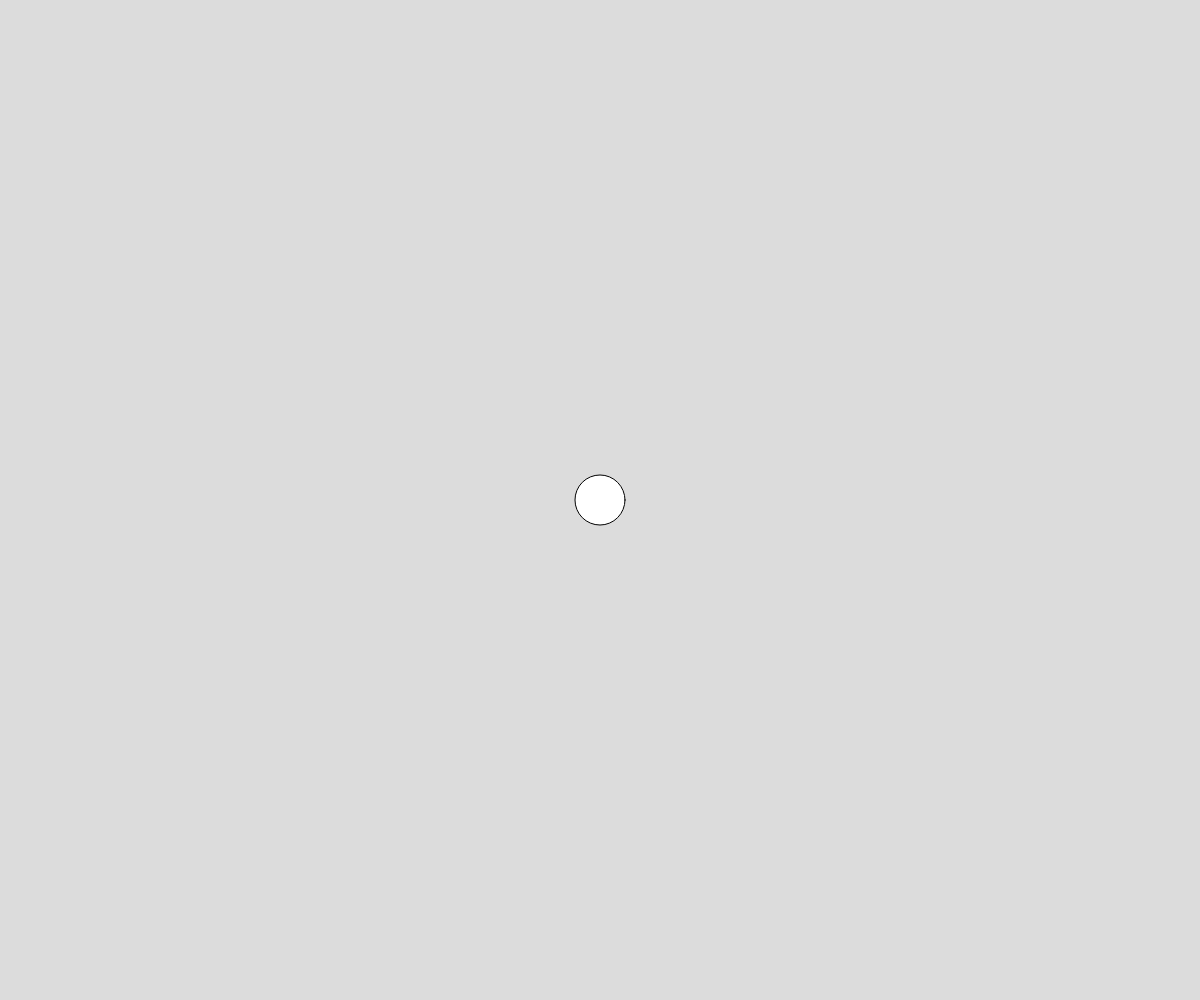
Frame 1 (no input)
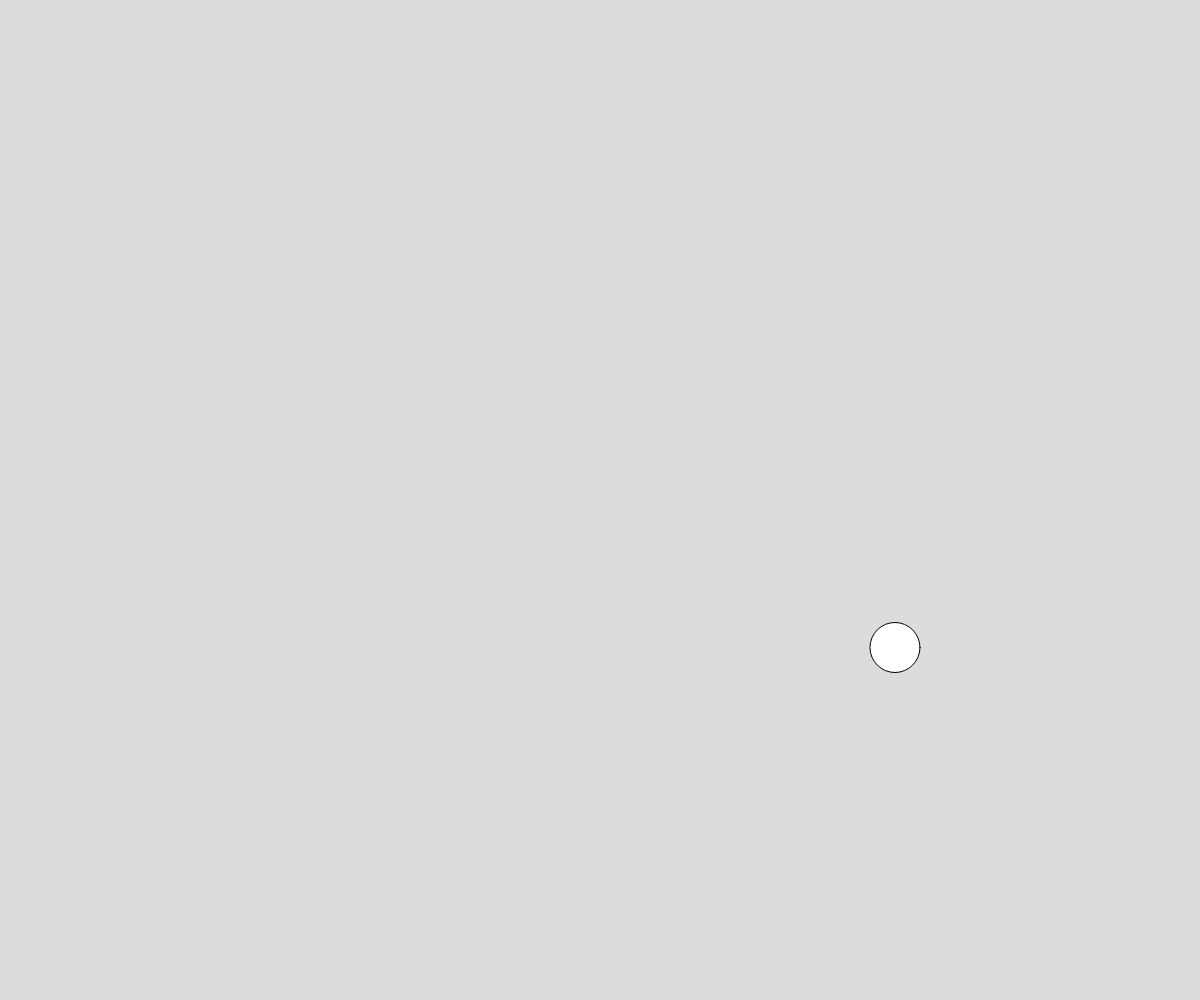
Frame 60 (no input)
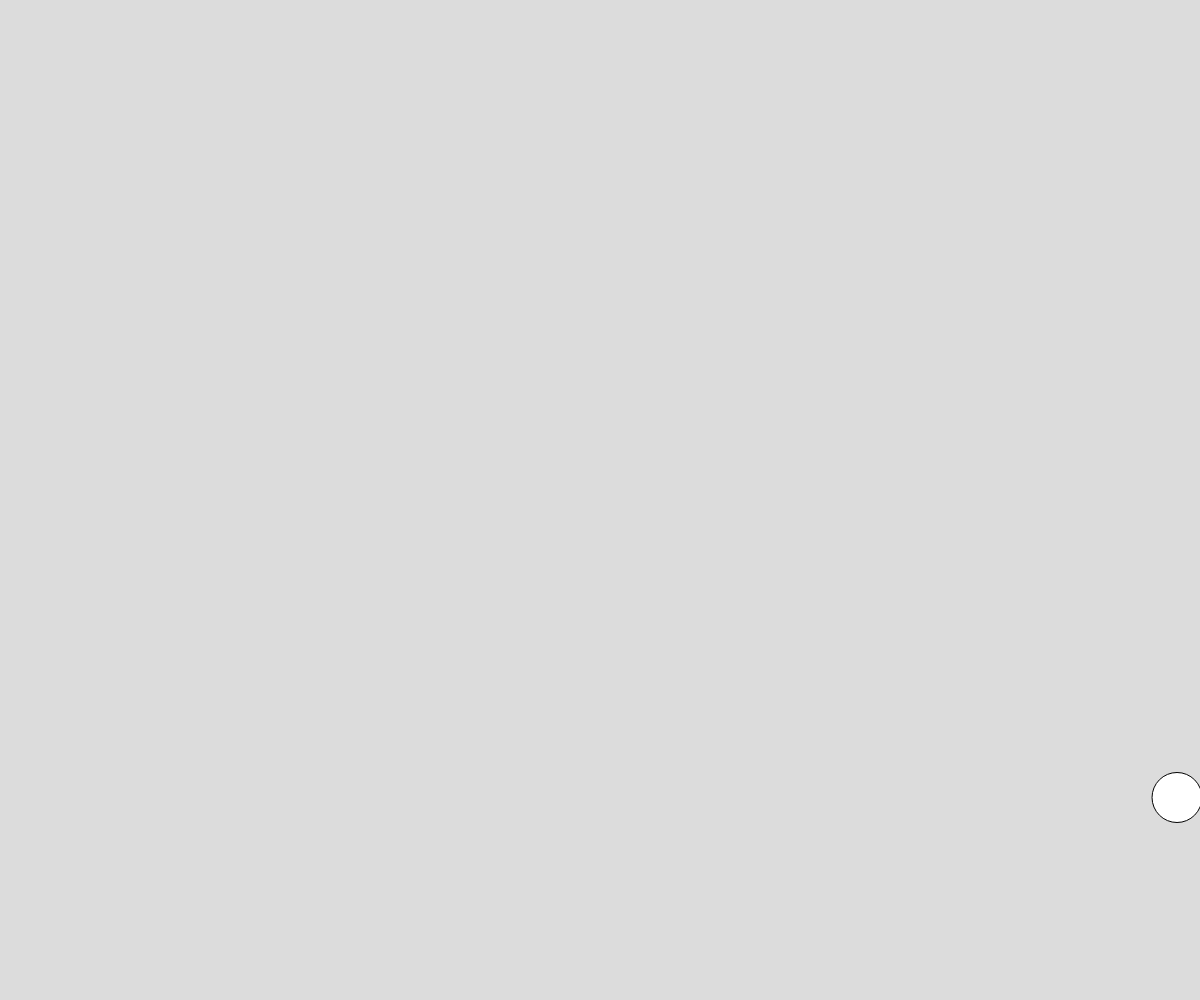
Frame 120 (the mouse pressed at the canvas centre since frame 60)

The p5.js sketch that drew these frames (run headless with seeded random() and noise() and a simulated clock; from frame 60 on, the mouse is pressed at the canvas centre):

// p5.js sketch
// ── sketch.js
let x; 
let y; 
let xspeed; 
let yspeed; 
let ellipseW;
let ellipseH;
let w = window.innerWidth;
let h = window.innerHeight;

function setup() { 
  createCanvas(w, h);
  x = width/2
  y = height/2
  xspeed = 5; 
  yspeed = 0.5*xspeed; 
  ellipseW = 50;
  ellipseH = 50;
} 

function draw() { 
  if (x<ellipseW/2){
    xspeed/=-random(0.5,1.5)
  }
  if (x>w-ellipseW/2){
    xspeed/=-random(0.5,1.5)
  }
  if (y<ellipseH/2){
    yspeed/=-random(0.5,1.5)
  }
  if (y>h-ellipseW/2){
    yspeed/=-random(0.5,1.5)
  }
  if (xspeed> 50){
    xspeed = 5
  }
  if (xspeed< -50){
    xspeed = -5
  }
  if (yspeed> 50){
    yspeed = 5
  }
  if (yspeed< -50){
    yspeed = -5
  }
  background(220);
  ellipse(x, y, 50, 50); 
  x+=xspeed; 
  y+=yspeed; 
  }
